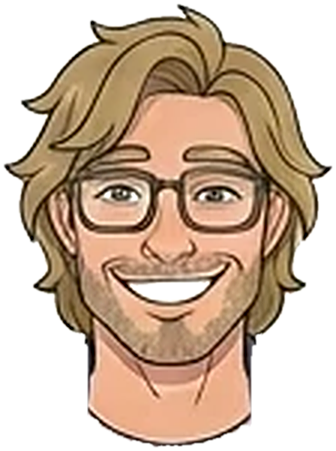
#> input picture channels/paycheck-to-plenty/channel-bible/characters/sam_puppet/head_happy.png, 336 x 451 px
$ python mouths.py
#> lines starting #> are read from the running program, lines starting #| are printed output that depends on the picture; after the words box and inside, x2 and y2 are one past the last pixel; in counts of white or black regions, pixels touching at a corner belong together
"""Make talking-mouth states from the owner's 'happy' head (closed smile / half / open)."""
from pathlib import Path
import numpy as np, cv2
from PIL import Image, ImageDraw, ImageFilter

D = Path(__file__).resolve().parent.parent / "channel-bible/characters/sam_puppet"


def mouth_poly():
    upper = [(98, 262), (115, 268), (135, 272), (165, 274), (195, 271), (218, 266), (238, 258)]
    lower = [(228, 270), (210, 288), (188, 300), (165, 304), (140, 300), (118, 288), (104, 272)]
    return upper, lower


def main():
    im = Image.open(D / "head_happy.png").convert("RGBA")
#> im is the input picture: PIL image 336x451 RGBA; mean R, G, B, A 184.3, 162.1, 143.3, 158.1
    a = np.array(im)
    upper, lower = mouth_poly()
    poly = upper + lower
    mask = Image.new("L", im.size, 0)
#> mask: PIL image 336x451 L; every value is 0
    ImageDraw.Draw(mask).polygon(poly, fill=255)
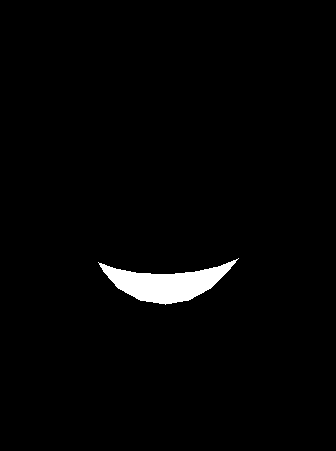
#> mask: PIL image 336x451 L; 2% white; 1 white region, box (x1, y1, x2, y2) and area: (98, 258, 239, 305) 2982
    mask = mask.filter(ImageFilter.MaxFilter(5))
#> mask: PIL image 336x451 L; 2.5% white; 1 white region, box (x1, y1, x2, y2) and area: (96, 256, 241, 307) 3798
    # fill the opening with the stubble/skin texture from just below the mouth (inpaint + texture)
    m = np.array(mask)
    rgb = cv2.cvtColor(a[..., :3], cv2.COLOR_RGB2BGR)
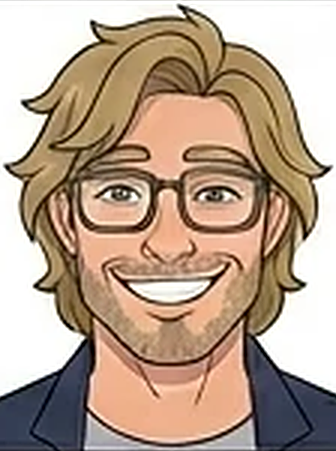
#> rgb: shape (451, 336, 3); mean B, G, R 143.3, 162.1, 184.3
    filled = cv2.inpaint(rgb, m, 6, cv2.INPAINT_NS)
    rng = np.random.default_rng(4)
    grain = rng.normal(0, 5, filled.shape[:2])[..., None]
    dots = (rng.random(filled.shape[:2]) < 0.05)[..., None] * -18   # stubble specks like the art
    blend = np.clip(filled.astype(float) + 6 + grain + dots, 0, 255).astype(np.uint8)
    closed = rgb.copy()
    closed[m > 0] = blend[m > 0]
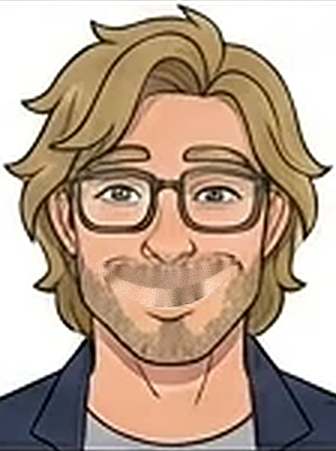
#> closed: shape (451, 336, 3); 2.51% of pixels changed, all inside (x1, y1, x2, y2) = (96, 256, 241, 307)
    closed = cv2.cvtColor(closed, cv2.COLOR_BGR2RGB)
    c = Image.fromarray(np.dstack([closed, a[..., 3]]))
    c = Image.composite(c.filter(ImageFilter.GaussianBlur(0.6)), c, mask.filter(ImageFilter.GaussianBlur(3)))
    d = ImageDraw.Draw(c)
    smile = [(98, 262), (115, 270), (135, 276), (165, 279), (195, 276), (218, 269), (238, 258)]
    d.line(smile, fill=(72, 50, 40, 255), width=5, joint="curve")
    d.line([(150, 294), (165, 296), (182, 294)], fill=(150, 95, 80, 200), width=4, joint="curve")
    c.save(D / "head_talk_0.png")
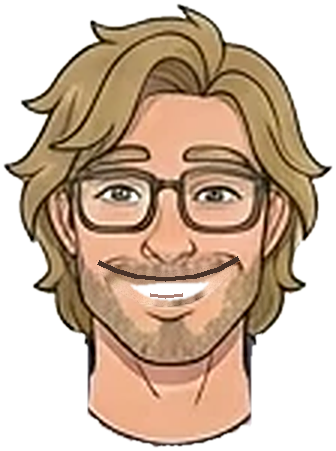
#> saved as head_talk_0.png: PIL image 336x451 RGBA; mean R, G, B, A 184, 161.5, 142.5, 158.3; transparent parts drawn white
    # half-open: original teeth/opening only in its upper part
    half_mask = Image.new("L", im.size, 0)
    hp = upper + [(226, 268), (205, 280), (165, 286), (125, 280), (104, 270)]
    ImageDraw.Draw(half_mask).polygon(hp, fill=255)
#> half_mask: PIL image 336x451 L; 0.84% white; 1 white region, box (x1, y1, x2, y2) and area: (98, 258, 239, 287) 1271
    half_mask = half_mask.filter(ImageFilter.GaussianBlur(1.5))
    h = Image.composite(im, c, half_mask)
    ImageDraw.Draw(h).line([(110, 274), (135, 282), (165, 286), (195, 282), (222, 270)], fill=(59, 42, 34, 255), width=5, joint="curve")
    h.save(D / "head_talk_1.png")
    im.save(D / "head_talk_2.png")
    strip = Image.new("RGBA", (im.width * 3 + 40, im.height), (200, 230, 210, 255))
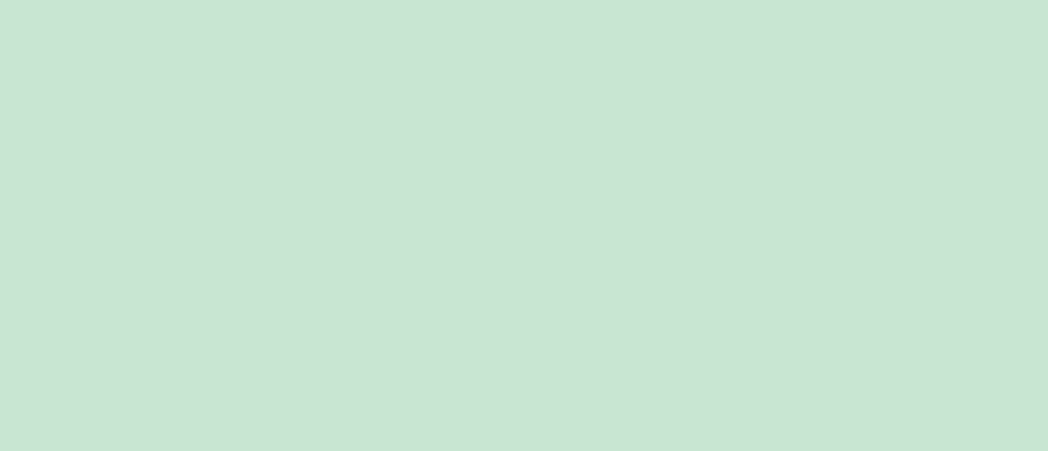
#> strip: PIL image 1048x451 RGBA; mean R, G, B, A 200, 230, 210, 255
    for i in range(3):
        strip.alpha_composite(Image.open(D / f"head_talk_{i}.png"), (i * (im.width + 20), 0))
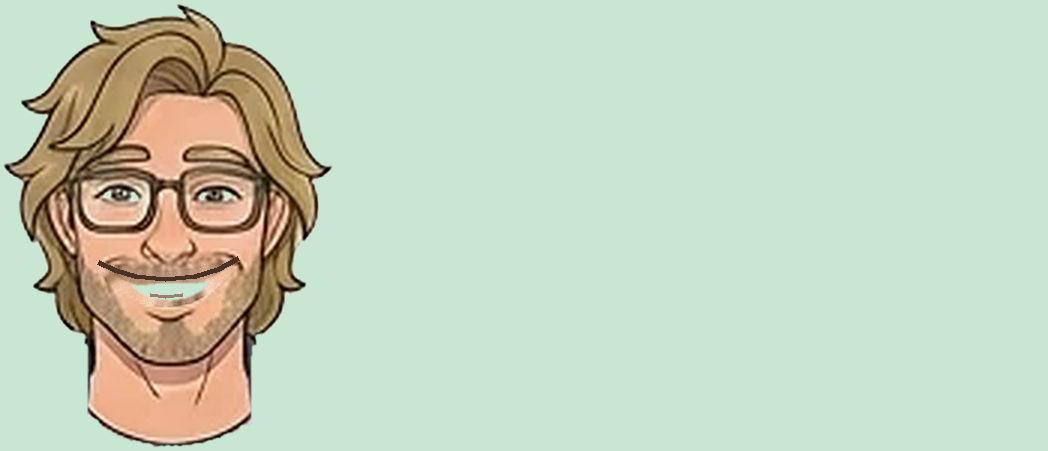
#> strip: PIL image 1048x451 RGBA; mean R, G, B, A 194.8, 211.5, 189.1, 255
    strip.crop((0, 180, strip.width, 360)).resize((strip.width * 2, 360)).save(
        "/tmp/claude-0/-home-user-vyom/cdf396e7-096a-50d3-9ca3-232af1f8c299/scratchpad/mouths.png")
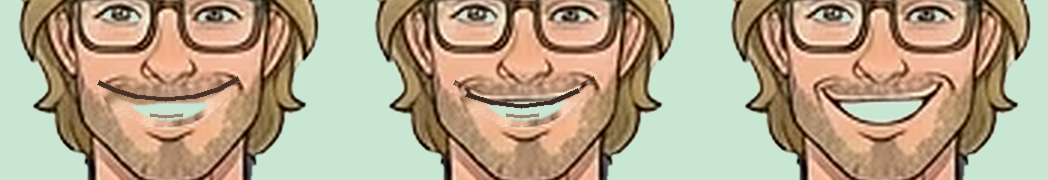
#> saved as mouths.png: PIL image 2096x360 RGBA (shown at 1/2 size); mean R, G, B, A 179.6, 164, 138, 255


if __name__ == "__main__":
    main()
